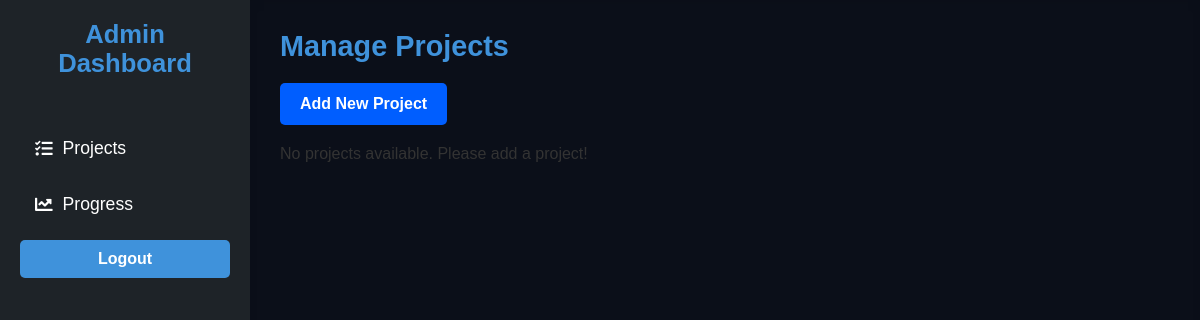
/admin_dashboard/ (signed in), run on an earlier commit of the app's database.
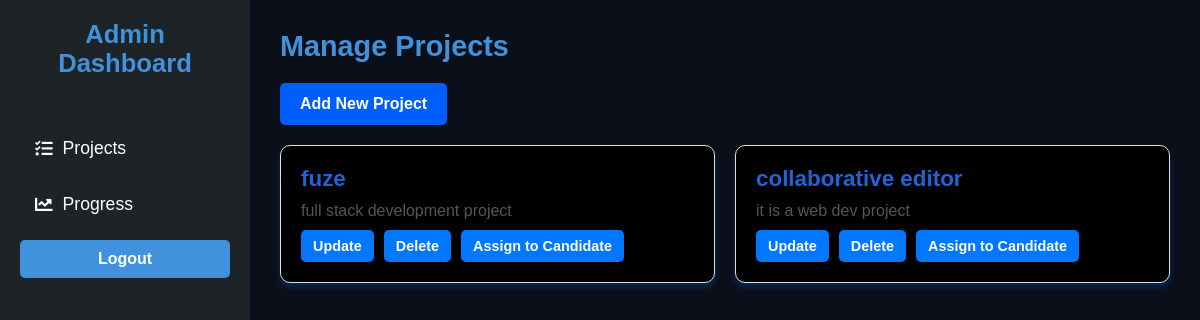
And on a later commit of the database.
### base/models.py (models this page shows, shortened)
class Project(models.Model):
    title = models.CharField(max_length=255)
    description = models.TextField()
    created_at = models.DateTimeField(auto_now_add=True)
    total_tasks = models.IntegerField(default=0)  # Total tasks in the project
    completed_tasks = models.IntegerField(default=0)  # Completed tasks
    remaining_tasks = models.IntegerField(default=0)  # Remaining tasks

### base/views.py (the view)
# urls.py: path('admin_dashboard/', admin_dashboard, name='admin_dashboard'),
@login_required(login_url='/login/')
def admin_dashboard(request):
    projects = Project.objects.all()
    for project in projects:
        total_tasks = project.total_tasks
        completed_tasks = sum([assignment.completed_tasks for assignment in project.assignments.all()])
        project.progress_percentage = (completed_tasks / total_tasks) * 100 if total_tasks else 0
    return render(request, 'admin_dashboard.html', {
        'projects': projects,
    })

### templates/admin_dashboard.html (shortened to what this page needs)
{% load static %}
<!DOCTYPE html>
<html lang="en">
<head>
    <link rel="stylesheet" href="{% static 'css/dashboard.css' %}">
    <link rel="stylesheet" href="https://cdnjs.cloudflare.com/ajax/libs/font-awesome/5.15.4/css/all.min.css">
</head>
<body>
    <div class="admin-dashboard">
        <aside class="sidebar">
            <h2>Admin Dashboard</h2>
            <nav>
                <ul>
                    <li><a href="#" id="projects-tab"><i class="fas fa-tasks"></i> Projects</a></li>
                    <li><a href="#" id="progress-tab"><i class="fas fa-chart-line"></i> Progress</a></li>
                    <a href="{% url 'logout' %}" class="btn" style="display: inline-block; padding: 10px 20px; font-size: 16px; font-weight: bold; text-align: center; text-decoration: none; border-radius: 5px; background-color #00aaff;; color: white; transition: background-color 0.3s ease;"
   onmouseover="this.style.backgroundColor='#d32f2f';" onmouseout="this.style.backgroundColor=' #00aaff;">Logout</a>
                </ul>
            </nav>
        </aside>
        <main class="content">
            <section id="projects-section" class="dashboard-section active">
                <h2>Manage Projects</h2>
                <button class="btn" id="add-project-btn">Add New Project</button>
                <div class="project-list">
                    {% for project in projects %}
                    <div class="project-card">
                        <h3>{{ project.title }}</h3>
                        <p>{{ project.description }}</p>
                        <div class="actions">
                            <button class="btn update-btn" onclick="openUpdateModal()">Update</button>
                            <form method="POST" action="{% url 'delete_project' project.id %}" style="display: inline-block;">
                                <button type="submit" class="btn delete-btn">Delete</button>
                            </form>
                            <button class="btn assign-btn" onclick="window.location.href='{% url 'assign_project' project.id %}'">Assign to Candidate</button>
                        </div>
                    </div>
                    {% empty %}
                    <p>No projects available. Please add a project!</p>
                    {% endfor %}
                </div>
            </section>
</main>
</div>
</body>
</html>

What changed in the data, as far as the page shows it:
added Project: title "fuze", description "full stack development project"
added Project: title "collaborative editor", description "it is a web dev project"
Also different on the page:
text no longer shown: "No projects available. Please add a project!"
